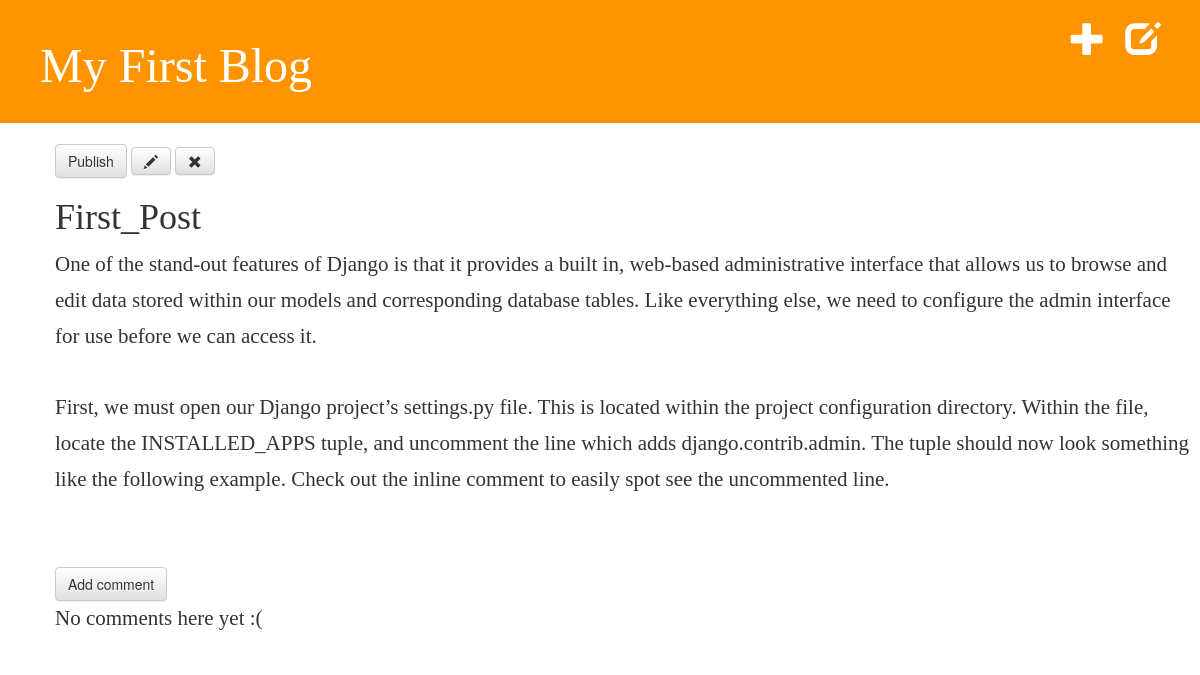
The page /post/1/ (signed in) on the database as committed earlier.
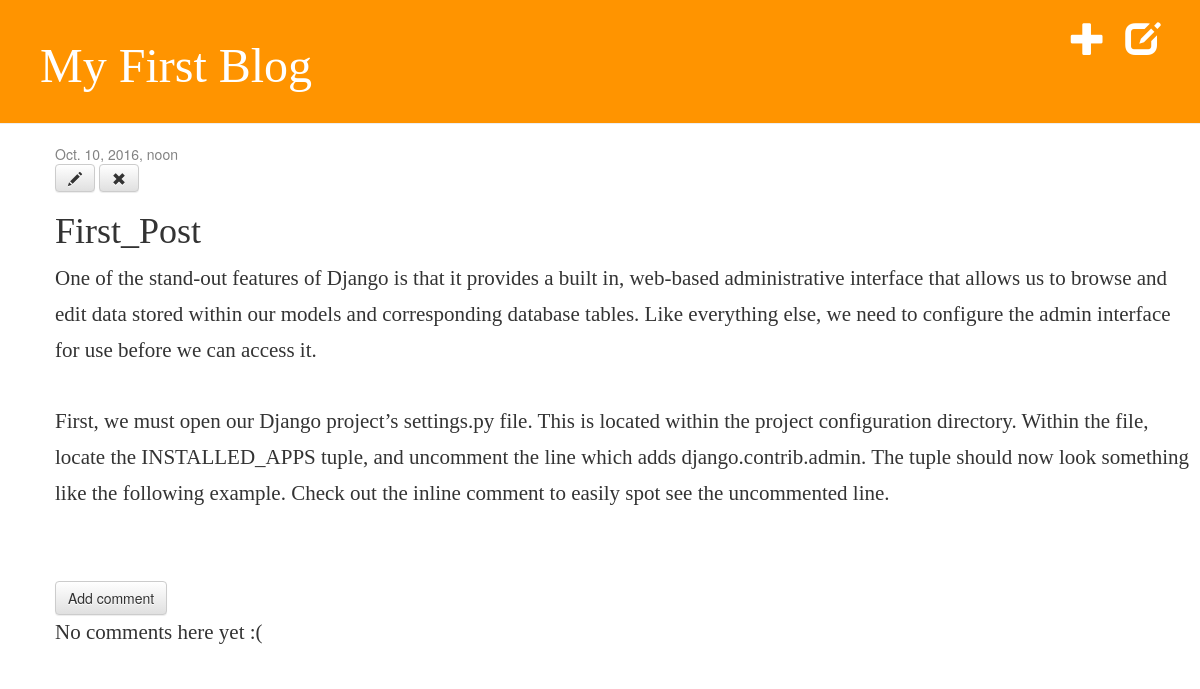
The same page on the database as committed later.
### blog/models.py (models this page shows, shortened)
class Post(models.Model):
    author = models.ForeignKey('auth.User')
    title = models.CharField(max_length=200)
    text = models.TextField()
    created_date = models.DateTimeField(default=timezone.now)
    published_date = models.DateTimeField(blank=True, null=True)

### blog/views.py (the view)
# urls.py: url(r'^post/(?P<pk>\d+)/$', views.post_detail, name='post_detail'),
def post_detail(request, pk):
    post = get_object_or_404(Post, pk=pk)
    return render(request, 'blog/post_detail.html', {'post': post})

### blog/templates/blog/post_detail.html
{% extends 'blog/base.html' %}
{% block content %}
    <div class="post">
        {%  if  user.is_authenticated   %}
            {% if post.published_date %}
                <div class="date">
                    {{ post.published_date }}
                </div>
            {% else %}
                <a  class="btn  btn-default"    href="{%    url 'post_publish'  pk=post.pk  %}">Publish</a>
            {% endif %}
        <a class="btn btn-default" href="{% url 'post_edit' pk=post.pk %}"><span class="glyphicon glyphicon-pencil"></span></a>
        <a  class="btn  btn-default"    href="{%    url 'post_remove'   pk=post.pk  %}"><span   class="glyphicon   glyphicon-remove"></span></a>
        {% endif %}
        <h1>{{ post.title }}</h1>
        <p>{{ post.text|linebreaksbr }}</p>
    </div>
<a  class="btn  btn-default"    href="{%    url 'add_comment_to_post'   pk=post.pk  %}">Add comment</a>
{%  for comment in  post.comments.all   %}
    {%  if  user.is_authenticated   or  comment.approved_comment    %}
    <div    class="comment">
        <div    class="date">
            {{  comment.created_date    }}
            {%  if  not comment.approved_comment    %}
                <a  class="btn  btn-default"    href="{%    url 'comment_remove' pk=comment.pk%}"><span   class="glyphicon    glyphicon-remove"></span></a>
                <a  class="btn  btn-default"    href="{%    url 'comment_approve'   pk=comment.pk   %}"><span   class="glyphicon    glyphicon-ok"></span></a>
            {%  endif   %}
        </div>
        <strong>{{  comment.author  }}</strong>
        <p>{{   comment.text|linebreaks }}</p>
    </div>
    {%  endif   %}
{%  empty   %}
    <p>No   comments    here    yet :(</p>
{%  endfor  %}
{% endblock %}

Rows that differ between the two databases and show on the page:
changed Post "First_Post": published_date (not shown) → "Oct. 10, 2016, noon"
Other text that changed with them:
text no longer shown: "Publish"
